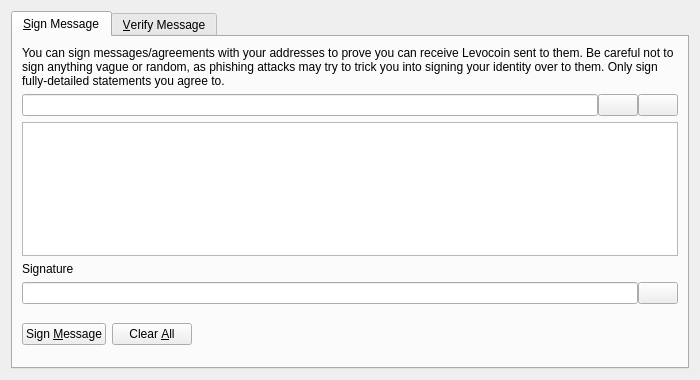
<?xml version="1.0" encoding="UTF-8"?>
<ui version="4.0">
 <class>SignVerifyMessageDialog</class>
 <widget class="QDialog" name="SignVerifyMessageDialog">
  <property name="geometry">
   <rect>
    <x>0</x>
    <y>0</y>
    <width>700</width>
    <height>380</height>
   </rect>
  </property>
  <property name="windowTitle">
   <string>Signatures - Sign / Verify a Message</string>
  </property>
  <property name="modal">
   <bool>true</bool>
  </property>
  <layout class="QVBoxLayout" name="verticalLayout">
   <item>
    <widget class="QTabWidget" name="tabWidget">
     <property name="currentIndex">
      <number>0</number>
     </property>
     <widget class="QWidget" name="tabSignMessage">
      <attribute name="title">
       <string>&amp;Sign Message</string>
      </attribute>
      <layout class="QVBoxLayout" name="verticalLayout_SM">
       <item>
        <widget class="QLabel" name="infoLabel_SM">
         <property name="text">
          <string>You can sign messages/agreements with your addresses to prove you can receive Levocoin sent to them. Be careful not to sign anything vague or random, as phishing attacks may try to trick you into signing your identity over to them. Only sign fully-detailed statements you agree to.</string>
         </property>
         <property name="textFormat">
          <enum>Qt::PlainText</enum>
         </property>
         <property name="wordWrap">
          <bool>true</bool>
         </property>
        </widget>
       </item>
       <item>
        <layout class="QHBoxLayout" name="horizontalLayout_1_SM">
         <property name="spacing">
          <number>0</number>
         </property>
         <item>
          <widget class="QValidatedLineEdit" name="addressIn_SM">
           <property name="toolTip">
            <string>The Levocoin address to sign the message with</string>
           </property>
          </widget>
         </item>
         <item>
          <widget class="QPushButton" name="addressBookButton_SM">
           <property name="toolTip">
            <string>Choose previously used address</string>
           </property>
           <property name="text">
            <string/>
           </property>
           <property name="shortcut">
            <string>Alt+A</string>
           </property>
           <property name="autoDefault">
            <bool>false</bool>
           </property>
          </widget>
         </item>
         <item>
          <widget class="QPushButton" name="pasteButton_SM">
           <property name="toolTip">
            <string>Paste address from clipboard</string>
           </property>
           <property name="text">
            <string/>
           </property>
           <property name="shortcut">
            <string>Alt+P</string>
           </property>
           <property name="autoDefault">
            <bool>false</bool>
           </property>
          </widget>
         </item>
        </layout>
       </item>
       <item>
        <widget class="QPlainTextEdit" name="messageIn_SM">
         <property name="toolTip">
          <string>Enter the message you want to sign here</string>
         </property>
        </widget>
       </item>
       <item>
        <widget class="QLabel" name="signatureLabel_SM">
         <property name="text">
          <string>Signature</string>
         </property>
         <property name="textFormat">
          <enum>Qt::PlainText</enum>
         </property>
        </widget>
       </item>
       <item>
        <layout class="QHBoxLayout" name="horizontalLayout_2_SM">
         <property name="spacing">
          <number>0</number>
         </property>
         <item>
          <widget class="QLineEdit" name="signatureOut_SM">
           <property name="font">
            <font>
             <italic>true</italic>
            </font>
           </property>
           <property name="readOnly">
            <bool>true</bool>
           </property>
          </widget>
         </item>
         <item>
          <widget class="QPushButton" name="copySignatureButton_SM">
           <property name="toolTip">
            <string>Copy the current signature to the system clipboard</string>
           </property>
           <property name="text">
            <string/>
           </property>
           <property name="autoDefault">
            <bool>false</bool>
           </property>
          </widget>
         </item>
        </layout>
       </item>
       <item>
        <layout class="QHBoxLayout" name="horizontalLayout_3_SM">
         <item>
          <widget class="QPushButton" name="signMessageButton_SM">
           <property name="toolTip">
            <string>Sign the message to prove you own this Levocoin address</string>
           </property>
           <property name="text">
            <string>Sign &amp;Message</string>
           </property>
           <property name="autoDefault">
            <bool>false</bool>
           </property>
          </widget>
         </item>
         <item>
          <widget class="QPushButton" name="clearButton_SM">
           <property name="toolTip">
            <string>Reset all sign message fields</string>
           </property>
           <property name="text">
            <string>Clear &amp;All</string>
           </property>
           <property name="autoDefault">
            <bool>false</bool>
           </property>
          </widget>
         </item>
         <item>
          <spacer name="horizontalSpacer_1_SM">
           <property name="orientation">
            <enum>Qt::Horizontal</enum>
           </property>
           <property name="sizeHint" stdset="0">
            <size>
             <width>40</width>
             <height>48</height>
            </size>
           </property>
          </spacer>
         </item>
         <item>
          <widget class="QLabel" name="statusLabel_SM">
           <property name="font">
            <font>
             <weight>75</weight>
             <bold>true</bold>
            </font>
           </property>
           <property name="text">
            <string/>
           </property>
           <property name="wordWrap">
            <bool>true</bool>
           </property>
          </widget>
         </item>
         <item>
          <spacer name="horizontalSpacer_2_SM">
           <property name="orientation">
            <enum>Qt::Horizontal</enum>
           </property>
           <property name="sizeHint" stdset="0">
            <size>
             <width>40</width>
             <height>48</height>
            </size>
           </property>
          </spacer>
         </item>
        </layout>
       </item>
      </layout>
     </widget>
     <widget class="QWidget" name="tabVerifyMessage">
      <attribute name="title">
       <string>&amp;Verify Message</string>
      </attribute>
      <layout class="QVBoxLayout" name="verticalLayout_VM">
       <item>
        <widget class="QLabel" name="infoLabel_VM">
         <property name="text">
          <string>Enter the receiver's address, message (ensure you copy line breaks, spaces, tabs, etc. exactly) and signature below to verify the message. Be careful not to read more into the signature than what is in the signed message itself, to avoid being tricked by a man-in-the-middle attack. Note that this only proves the signing party receives with the address, it cannot prove sendership of any transaction!</string>
         </property>
         <property name="textFormat">
          <enum>Qt::PlainText</enum>
         </property>
         <property name="alignment">
          <set>Qt::AlignLeading|Qt::AlignLeft|Qt::AlignTop</set>
         </property>
         <property name="wordWrap">
          <bool>true</bool>
         </property>
        </widget>
       </item>
       <item>
        <layout class="QHBoxLayout" name="horizontalLayout_1_VM">
         <property name="spacing">
          <number>0</number>
         </property>
         <item>
          <widget class="QValidatedLineEdit" name="addressIn_VM">
           <property name="toolTip">
            <string>The Levocoin address the message was signed with</string>
           </property>
          </widget>
         </item>
         <item>
          <widget class="QPushButton" name="addressBookButton_VM">
           <property name="toolTip">
            <string>Choose previously used address</string>
           </property>
           <property name="text">
            <string/>
           </property>
           <property name="shortcut">
            <string>Alt+A</string>
           </property>
           <property name="autoDefault">
            <bool>false</bool>
           </property>
          </widget>
         </item>
        </layout>
       </item>
       <item>
        <widget class="QPlainTextEdit" name="messageIn_VM"/>
       </item>
       <item>
        <widget class="QValidatedLineEdit" name="signatureIn_VM"/>
       </item>
       <item>
        <layout class="QHBoxLayout" name="horizontalLayout_2_VM">
         <item>
          <widget class="QPushButton" name="verifyMessageButton_VM">
           <property name="toolTip">
            <string>Verify the message to ensure it was signed with the specified Levocoin address</string>
           </property>
           <property name="text">
            <string>Verify &amp;Message</string>
           </property>
           <property name="autoDefault">
            <bool>false</bool>
           </property>
          </widget>
         </item>
         <item>
          <widget class="QPushButton" name="clearButton_VM">
           <property name="toolTip">
            <string>Reset all verify message fields</string>
           </property>
           <property name="text">
            <string>Clear &amp;All</string>
           </property>
           <property name="autoDefault">
            <bool>false</bool>
           </property>
          </widget>
         </item>
         <item>
          <spacer name="horizontalSpacer_1_VM">
           <property name="orientation">
            <enum>Qt::Horizontal</enum>
           </property>
           <property name="sizeHint" stdset="0">
            <size>
             <width>40</width>
             <height>48</height>
            </size>
           </property>
          </spacer>
         </item>
         <item>
          <widget class="QLabel" name="statusLabel_VM">
           <property name="font">
            <font>
             <weight>75</weight>
             <bold>true</bold>
            </font>
           </property>
           <property name="text">
            <string/>
           </property>
           <property name="wordWrap">
            <bool>true</bool>
           </property>
          </widget>
         </item>
         <item>
          <spacer name="horizontalSpacer_2_VM">
           <property name="orientation">
            <enum>Qt::Horizontal</enum>
           </property>
           <property name="sizeHint" stdset="0">
            <size>
             <width>40</width>
             <height>48</height>
            </size>
           </property>
          </spacer>
         </item>
        </layout>
       </item>
      </layout>
     </widget>
    </widget>
   </item>
  </layout>
 </widget>
 <customwidgets>
  <customwidget>
   <class>QValidatedLineEdit</class>
   <extends>QLineEdit</extends>
   <header>qvalidatedlineedit.h</header>
  </customwidget>
 </customwidgets>
 <resources>
  <include location="../levocoin.qrc"/>
 </resources>
 <connections/>
</ui>
